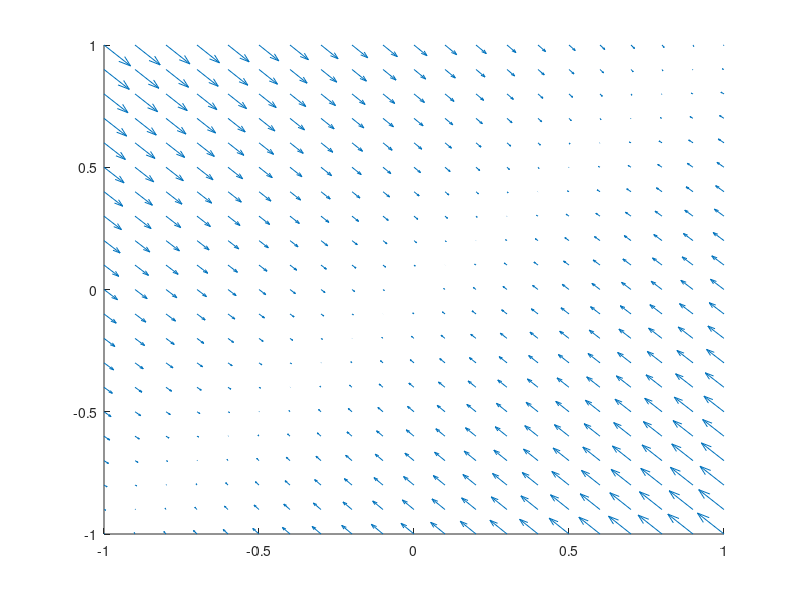

MATLAB code for this plot: (Note: this script raises an error after producing the figure.)

F=[-1 -0.75 -0.5 -0.25 0 0.25 0.5 0.75 1;
-2 0.25 -1.25 0.5 -0.5 0.75 0.25 1 1;
0 1.75 -0.25 1 -0.5 0.25 -0.75 -0.5 -1];
% disp(mean(F,2))
[V,D]=eig((1/9).*F*F.')

%%
A=[-2.55 2.45;2.45 -2.55];
figure
hold on
[X,Y] = meshgrid(-1:0.1:1,-1:0.1:1);
X=X(:).';
Y=Y(:).';
gradient = A*[X;Y];
U = gradient(1,:);
V = gradient(2,:);

q = quiver(X,Y,U,V);

hold off

%%
U_A=[ 0.471, -0.0917, 0.877;
-0.869, 0.123, 0.48;
-0.152, -0.988, -0.0216];
ei=[0.877;0.48;-0.0216];
disp(A+(10.*(ei*ei.')))

%%
U_B=[ -0.411, 0.708, -0.0665;
-0.637, 0.403, 0.481;
0.651, -0.579, 0.874];

B=[ 4.83, 2.05, -0;
-4.65, 3.21, -7.63;
-1.89, -11.1, -4.04];

ei=[-0.0665;0.481;0.874];

disp( B- (ei*B(3,:)./0.874) )

%%
A=[ 0, -5.2, 9.2;
-4, 15.4, -15.4;
-4, 15.7, -15.7];
x0=[ 4.5;
2.5;
1.5];
[e_vecs,D]=eig(A);
lambda_vec=[0-4i, 0+4i, -0.3+0i];
e_l=[(-0.1630 - 0.9866i) 0 0; 0 (-0.1630 - 0.9866i) 0; 0 0 0.0202];
disp(expm(A*13))

%%
figure
hold on
[X,Y,Z] = meshgrid(0:2:5,0:2:5,0:2:5);
X=X(:).';
Y=Y(:).';
Z=Z(:).';
gradient = A*[X;Y;Z];
U = gradient(1,:);
V = gradient(2,:);
W = gradient(3,:);

q = quiver3(X,Y,Z,U,V,W);

t=0:0.1:20;
x=zeros(3,length(t));
for i=1:1:length(t)
    x(:,i)=e_vecs*diag(exp(lambda_vec*t(1,i)))*e_vecs^(-1)*x0;
end


plot3(x(1,:), x(2,:), x(3,:), 'm')

hold off